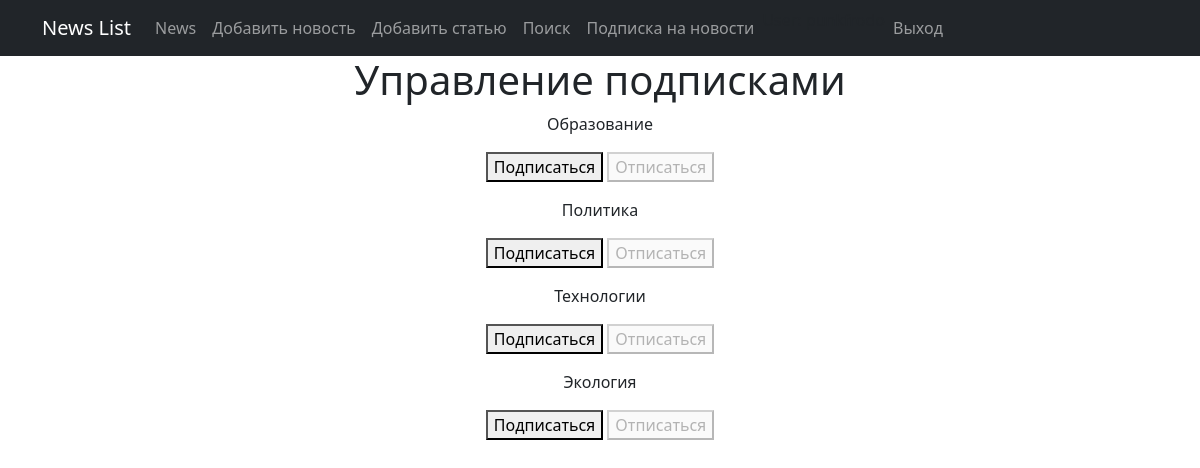
/subscriptions/ (signed in), run on an earlier commit of the app's database.
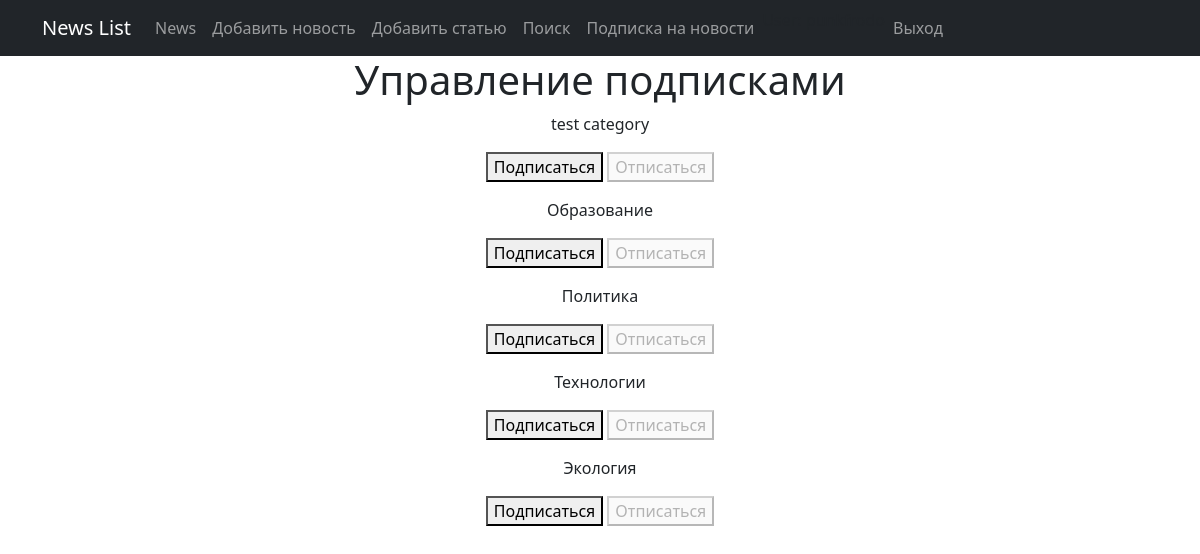
And on a later commit of the database.
### news/models.py (models this page shows, shortened)
class Category(models.Model):
    name = models.CharField(max_length=64, unique=True)
    class Meta:
        verbose_name = 'Категория'
        verbose_name_plural = 'Категории'

### news/views.py (the view, shortened to what this page needs)
# urls.py: path('subscriptions/', subscriptions, name='subscriptions'),
@login_required
@csrf_protect
def subscriptions(request):
    categories_with_subscriptions = Category.objects.annotate(
        user_subscribed=Exists(
            Subscriber.objects.filter(
                user=request.user,
                category=OuterRef('pk'),
            )
        )
    ).order_by('name')
    return render(
        request,
        'subscriptions.html',
        {'categories': categories_with_subscriptions},
    )

### templates/subscriptions.html (shortened to what this page needs)
{% extends 'flatpages/default.html' %}
{% block content %}
    <h1>Управление подписками</h1>
    {% for category in categories  %}
        <p>
            {{ category.name }}
            <form method="post">
                {% if category.user_subscribed %}
                    <button disabled>Подписаться</button>
                    <button name="action" value="unsubscribe">Отписаться</button>
                {% else %}
                    <button name="action" value="subscribe">Подписаться</button>
                    <button disabled>Отписаться</button>
                {% endif %}
            </form>
        </p>
    {% endfor %}
{% endblock content %}

What changed in the data, as far as the page shows it:
added Category: name "test category", shows "Подписаться"
